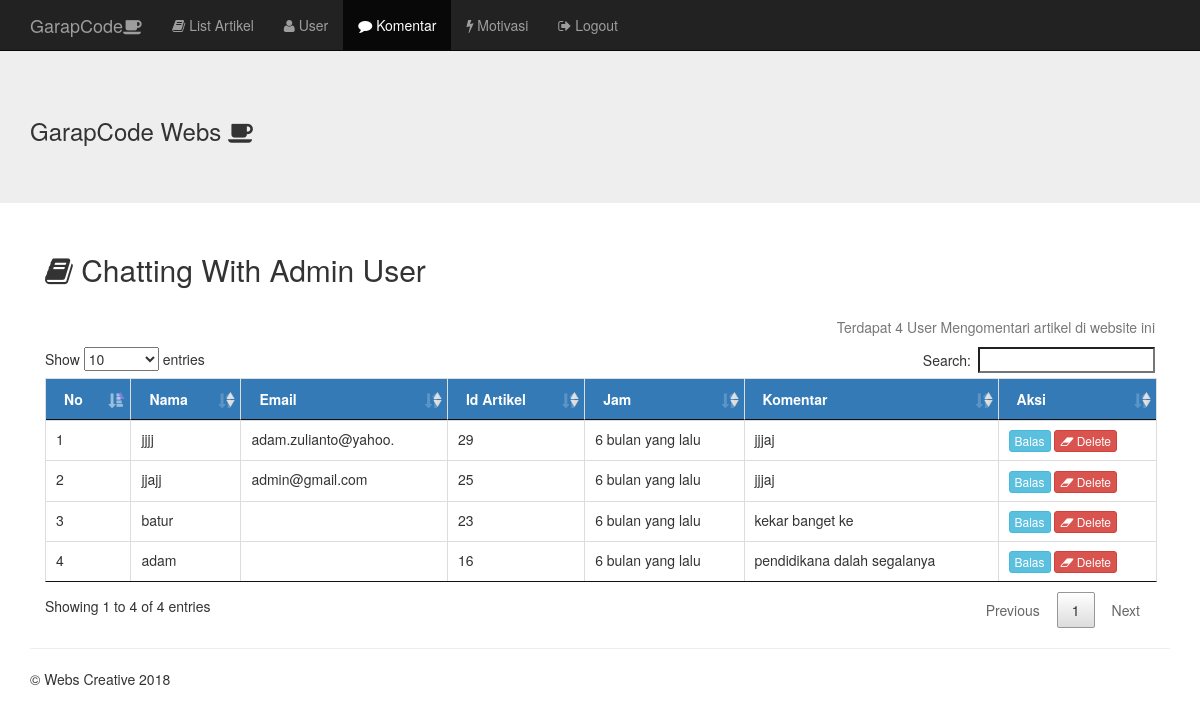
/komentar.php (signed in), run on the app's committed database.
### tables this page shows
CREATE TABLE `komentar` (
  `id` int(11) NOT NULL,
  `id_artikel` int(11) NOT NULL,
  `nama` varchar(100) NOT NULL,
  `isi` text NOT NULL,
  `email` varchar(20) NOT NULL,
  `tgl` timestamp NOT NULL DEFAULT CURRENT_TIMESTAMP ON UPDATE CURRENT_TIMESTAMP
);

### fungsi.php (called while the page is built, shortened)
<?php
	$koneksi = mysqli_connect('localhost', 'root', '', 'forukom');
	function query($query){
		global $koneksi;
		$result = mysqli_query($koneksi, $query);
		$rows = [];
		while ($row = mysqli_fetch_assoc($result)) {
			$rows[]= $row;
		}
		return $rows;
	}
			?>

### indos.php (called while the page is built)
<?php
function waktu_lalu($timestamp)
{
    $selisih = time() - strtotime($timestamp) ;
    $detik = $selisih ;
    $menit = round($selisih / 60 );
    $jam = round($selisih / 3600 );
    $hari = round($selisih / 86400 );
    $minggu = round($selisih / 604800 );
    $bulan = round($selisih / 2419200 );
    $tahun = round($selisih / 29030400 );
    if ($detik <= 60) {
        $waktu = $detik.' detik yang lalu';
    } else if ($menit <= 60) {
        $waktu = $menit.' menit yang lalu';
    } else if ($jam <= 24) {
        $waktu = $jam.' jam yang lalu';
    } else if ($hari <= 7) {
        $waktu = $hari.' hari yang lalu';
    } else if ($minggu <= 4) {
        $waktu = $minggu.' minggu yang lalu';
    } else if ($bulan <= 12) {
        $waktu = $bulan.' bulan yang lalu';
    } else {
        $waktu = $tahun.' tahun yang lalu';
    }
    return $waktu;
}
?>

### komentar.php (the view, shortened to what this page needs)
<?php
  require 'fungsi.php';
  include 'indos.php';
  $komen = query("SELECT * FROM komentar  ORDER BY id DESC");
 ?>
<!DOCTYPE html>
<html lang="en">
  <head>
    <link rel="stylesheet" href="font-awesome/css/font-awesome.css">
    <link href="css/bootstrap.min.css" rel="stylesheet">
    <link rel="stylesheet" type="text/css" href="DataTables/css/jquery.dataTables.css">
    <link rel="stylesheet" type="text/css" href="DataTables/css/dataTables.bootstrap.css">
    <link href="css/jumbotron.css" rel="stylesheet">
  </head>
  <body>
    <nav class="navbar navbar-inverse navbar-fixed-top">
      <div class="container">
        <div class="navbar-header">
          <a class="navbar-brand" href="#">GarapCode<i class="fa fa-coffee"></i></a>
        </div>
        <div id="navbar" class="navbar-collapse collapse">
            <ul class="nav navbar-nav">
              <li><a href="adming.php"><i class="fa fa-book"></i> List Artikel</a></li>
              <li><a href="user.php"><i class="fa fa-user"></i> User</a></li>
              <li class="active"><a href="komentar.php"><i class="fa fa-comment"></i> Komentar</a></li>
               <li><a href="motivasi.php"><i class="fa fa-bolt"></i> Motivasi</a></li>
              <li><a href="logout.php"><i class="fa fa-sign-out"></i> Logout</a></li>
          </ul>
        </div>
      </div>
    </nav>
    <div class="jumbotron">
      <div class="container">
        <h3 class="animasi-teks"> GarapCode Webs <i class="fa fa-coffee"></i></h3>
      </div>
    </div>
    <div class="container">
      <div class="col-md-12">
        <h2><i class="fa fa-book"></i> Chatting With Admin User</h2><br>
        <table class="table table-bordered table-hover data">
        <thead>
          <tr class="bg-primary">
            <th>No</th>
            <th>Nama</th>
            <th>Email</th>
            <th>Id Artikel</th>
            <th>Jam</th>
            <th>Komentar</th>
            <th>Aksi</th>
          </tr>
        </thead>
      <p class="text-muted text-right">
          Terdapat
          <?php
          $jumlah = count(query("SELECT * FROM komentar"));
          echo $jumlah;
         ?>
         User Mengomentari artikel di website ini
        </p>
     <tbody>
      <?php $i =1; ?>
      <?php foreach($komen as $kmn): ?>
        <tr>
            <td><?= $i; ?></td>
            <td><?= $kmn["nama"]; ?></td>
            <td><?= $kmn["email"]; ?></td>
            <td><?= $kmn["id_artikel"]; ?></td>
            <td><?= waktu_lalu($kmn["tgl"]); ?></td>
            <td><?= $kmn["isi"]; ?></td>
            <td>
              <a class="btn btn-info btn-xs" href="balas.php?id=<?= $kmn["id"]; ?>">Balas</a>
              <a  class="btn btn-danger btn-xs" href="hapus4.php?id=<?= $kmn["id"]; ?>"><i class="fa fa-eraser"></i> Delete</a>
            </td>
        </tr>
      <?php $i++; ?>
      <?php endforeach; ?>
     </tbody>
      </table>
    </div>
  </div>
    <div class="container">
      <hr>
      <footer>
        <p>&copy; Webs Creative 2018</p>
      </footer>
    </div>
  </body>
</html>

### css/jumbotron.css (style rules this page uses)
body { padding-top: 50px; padding-bottom: 20px; }

### data on the page
komentar: nama "jjjj", email "adam.zulianto@yahoo.", id_artikel "29", tgl "6 bulan yang lalu", isi "jjjaj"
komentar: nama "jjajj", email "admin@gmail.com", id_artikel "25", tgl "6 bulan yang lalu", isi "jjjaj"
komentar: nama "batur", id_artikel "23", tgl "6 bulan yang lalu", isi "kekar banget ke"
komentar: nama "adam", id_artikel "16", tgl "6 bulan yang lalu", isi "pendidikana dalah segalanya"

### other printed values
$jumlah "4"
